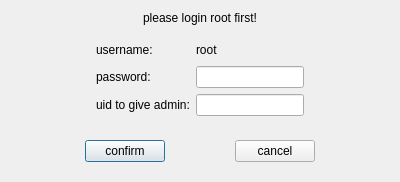
<?xml version="1.0" encoding="UTF-8"?>
<ui version="4.0">
 <class>give_admin_dialog</class>
 <widget class="QDialog" name="give_admin_dialog">
  <property name="geometry">
   <rect>
    <x>0</x>
    <y>0</y>
    <width>400</width>
    <height>174</height>
   </rect>
  </property>
  <property name="windowTitle">
   <string>give admin</string>
  </property>
  <property name="windowIcon">
   <iconset resource="res.qrc">
    <normaloff>:/new/image/clock.jpg</normaloff>:/new/image/clock.jpg</iconset>
  </property>
  <layout class="QVBoxLayout" name="verticalLayout">
   <item>
    <widget class="QLabel" name="label_4">
     <property name="layoutDirection">
      <enum>Qt::LeftToRight</enum>
     </property>
     <property name="text">
      <string>please login root first!</string>
     </property>
     <property name="alignment">
      <set>Qt::AlignCenter</set>
     </property>
    </widget>
   </item>
   <item>
    <widget class="QWidget" name="widget_2" native="true">
     <layout class="QGridLayout" name="gridLayout">
      <item row="6" column="1">
       <widget class="QLabel" name="label_3">
        <property name="text">
         <string>uid to give admin:</string>
        </property>
       </widget>
      </item>
      <item row="4" column="1">
       <widget class="QLabel" name="label_2">
        <property name="text">
         <string>password:</string>
        </property>
       </widget>
      </item>
      <item row="2" column="3">
       <spacer name="horizontalSpacer_4">
        <property name="orientation">
         <enum>Qt::Horizontal</enum>
        </property>
        <property name="sizeHint" stdset="0">
         <size>
          <width>40</width>
          <height>20</height>
         </size>
        </property>
       </spacer>
      </item>
      <item row="2" column="1">
       <widget class="QLabel" name="label">
        <property name="text">
         <string>username:</string>
        </property>
       </widget>
      </item>
      <item row="2" column="0">
       <spacer name="horizontalSpacer_3">
        <property name="orientation">
         <enum>Qt::Horizontal</enum>
        </property>
        <property name="sizeHint" stdset="0">
         <size>
          <width>40</width>
          <height>20</height>
         </size>
        </property>
       </spacer>
      </item>
      <item row="2" column="2">
       <widget class="QLabel" name="label_5">
        <property name="text">
         <string>root</string>
        </property>
       </widget>
      </item>
      <item row="6" column="2">
       <widget class="QLineEdit" name="lineEdit_give_admin"/>
      </item>
      <item row="4" column="2">
       <widget class="QLineEdit" name="lineEdit_root_password"/>
      </item>
     </layout>
    </widget>
   </item>
   <item>
    <widget class="QWidget" name="widget" native="true">
     <layout class="QHBoxLayout" name="horizontalLayout">
      <item>
       <spacer name="horizontalSpacer">
        <property name="orientation">
         <enum>Qt::Horizontal</enum>
        </property>
        <property name="sizeHint" stdset="0">
         <size>
          <width>40</width>
          <height>20</height>
         </size>
        </property>
       </spacer>
      </item>
      <item>
       <widget class="QPushButton" name="btn_confirm">
        <property name="text">
         <string>confirm</string>
        </property>
       </widget>
      </item>
      <item>
       <spacer name="horizontalSpacer_2">
        <property name="orientation">
         <enum>Qt::Horizontal</enum>
        </property>
        <property name="sizeHint" stdset="0">
         <size>
          <width>40</width>
          <height>20</height>
         </size>
        </property>
       </spacer>
      </item>
      <item>
       <widget class="QPushButton" name="btn_cancel">
        <property name="text">
         <string>cancel</string>
        </property>
       </widget>
      </item>
      <item>
       <spacer name="horizontalSpacer_5">
        <property name="orientation">
         <enum>Qt::Horizontal</enum>
        </property>
        <property name="sizeHint" stdset="0">
         <size>
          <width>40</width>
          <height>20</height>
         </size>
        </property>
       </spacer>
      </item>
     </layout>
    </widget>
   </item>
  </layout>
 </widget>
 <resources>
  <include location="res.qrc"/>
 </resources>
 <connections/>
</ui>
